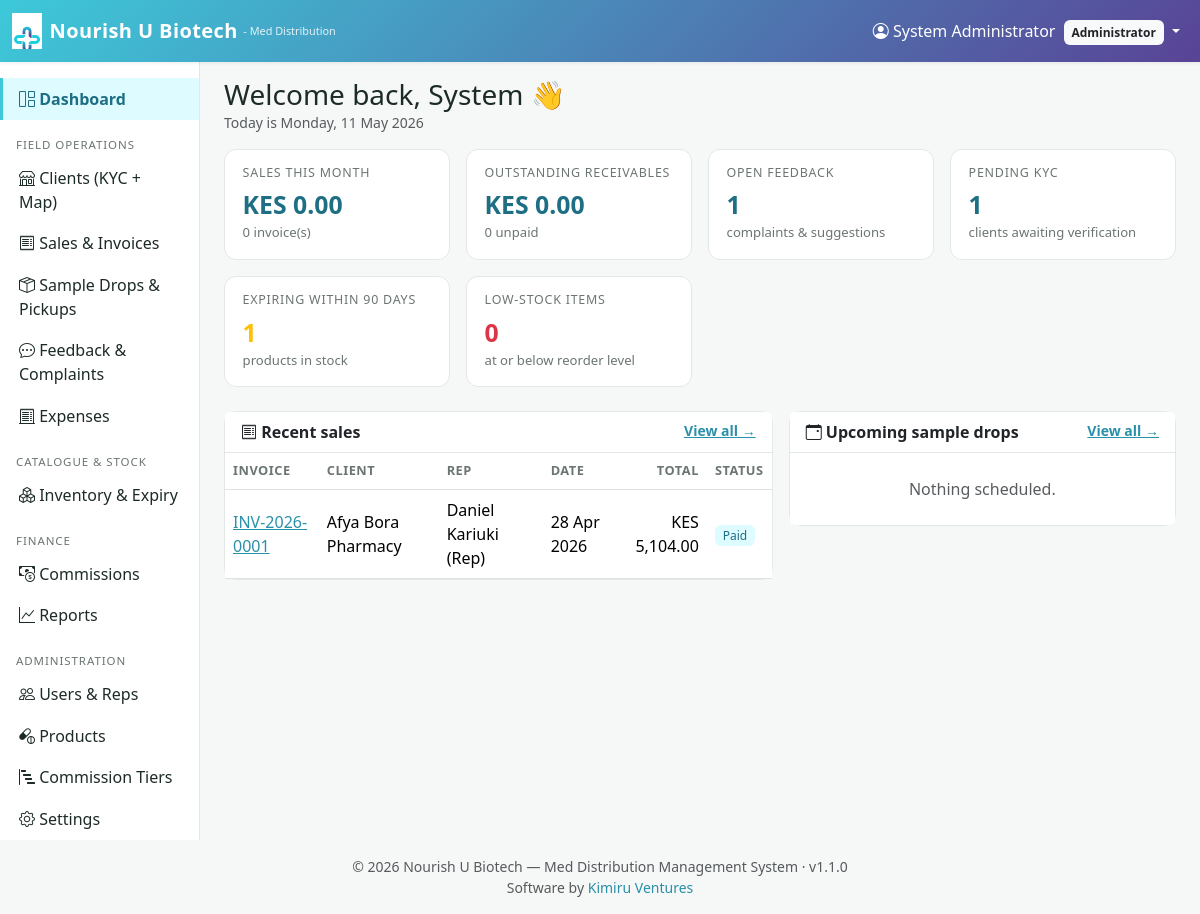
/dashboard.php (signed in), run on the app's committed database.
### tables this page shows
CREATE TABLE sales (
    id              INT UNSIGNED  AUTO_INCREMENT PRIMARY KEY,
    invoice_no      VARCHAR(40)   NOT NULL UNIQUE,
    client_id       INT UNSIGNED  NOT NULL,
    rep_id          INT UNSIGNED  NOT NULL,
    sale_date       DATE          NOT NULL,
    subtotal        DECIMAL(14,2) NOT NULL DEFAULT 0,
    tax_pct         DECIMAL(5,2)  NOT NULL DEFAULT 0,
    tax_amount      DECIMAL(14,2) NOT NULL DEFAULT 0,
    discount        DECIMAL(14,2) NOT NULL DEFAULT 0,
    total           DECIMAL(14,2) NOT NULL DEFAULT 0,
    payment_status  ENUM('unpaid','partial','paid') NOT NULL DEFAULT 'unpaid',
    paid_amount     DECIMAL(14,2) NOT NULL DEFAULT 0,
    payment_method  VARCHAR(40)   NULL,
    notes           TEXT          NULL,
    created_at      DATETIME      NOT NULL DEFAULT CURRENT_TIMESTAMP,
    updated_at      DATETIME      NOT NULL DEFAULT CURRENT_TIMESTAMP
                                  ON UPDATE CURRENT_TIMESTAMP,
    CONSTRAINT fk_sales_client FOREIGN KEY (client_id) REFERENCES clients(id),
    CONSTRAINT fk_sales_rep    FOREIGN KEY (rep_id)    REFERENCES users(id),
    INDEX idx_sales_date (sale_date),
    INDEX idx_sales_rep  (rep_id),
    INDEX idx_sales_pay  (payment_status),
    deleted_at    DATETIME      NULL,
    deleted_by    INT UNSIGNED  NULL,
    delete_reason VARCHAR(255)  NULL
);

CREATE TABLE clients (
    id              INT UNSIGNED  AUTO_INCREMENT PRIMARY KEY,
    name            VARCHAR(200)  NOT NULL,
    type            ENUM('pharmacy','clinic','hospital','wholesaler','other') NOT NULL DEFAULT 'pharmacy',
    license_no      VARCHAR(80)   NULL,
    kra_pin         VARCHAR(40)   NULL,
    contact_person  VARCHAR(160)  NULL,
    contact_role    VARCHAR(80)   NULL,
    phone           VARCHAR(40)   NULL,
    email           VARCHAR(160)  NULL,
    address          VARCHAR(255)  NULL,
    postal_address   VARCHAR(255)  NULL,
    region           VARCHAR(80)   NULL,
    city             VARCHAR(80)   NULL,
    lat              DECIMAL(10,7) NULL,
    lng              DECIMAL(10,7) NULL,
    kyc_status       ENUM('pending','verified','rejected') NOT NULL DEFAULT 'pending',
    kyc_notes        TEXT          NULL,
    rep_id           INT UNSIGNED  NULL COMMENT 'Primary rep assigned',
    credit_limit     DECIMAL(14,2) NOT NULL DEFAULT 0,
     
    directors          TEXT         NULL COMMENT 'One name per line',
    accountant_name    VARCHAR(160) NULL,
    accountant_phone   VARCHAR(40)  NULL,
    bank_name          VARCHAR(80)  NULL,
    bank_branch        VARCHAR(80)  NULL,
    payment_terms      VARCHAR(120) NULL,
    credit_period_days INT          NULL,
    trade_ref_1        TEXT         NULL,
    trade_ref_2        TEXT         NULL,
    trade_ref_3        TEXT         NULL,
    signed_name        VARCHAR(160) NULL,
    signed_position    VARCHAR(80)  NULL,
    signed_at          DATE         NULL,
    notes              TEXT         NULL,
    created_at      DATETIME      NOT NULL DEFAULT CURRENT_TIMESTAMP,
    updated_at      DATETIME      NOT NULL DEFAULT CURRENT_TIMESTAMP
                                  ON UPDATE CURRENT_TIMESTAMP,
    CONSTRAINT fk_clients_rep
        FOREIGN KEY (rep_id) REFERENCES users(id) ON DELETE SET NULL,
    INDEX idx_clients_kyc (kyc_status),
    INDEX idx_clients_rep (rep_id),
    deleted_at    DATETIME      NULL,
    deleted_by    INT UNSIGNED  NULL,
    delete_reason VARCHAR(255)  NULL
);

CREATE TABLE users (
    id            INT UNSIGNED   AUTO_INCREMENT PRIMARY KEY,
    name          VARCHAR(120)   NOT NULL,
    email         VARCHAR(160)   NOT NULL UNIQUE,
    phone         VARCHAR(40)    NULL,
    password_hash VARCHAR(255)   NOT NULL,
    role          ENUM('admin','rep','accountant') NOT NULL,
    status        ENUM('active','suspended')        NOT NULL DEFAULT 'active',
    last_login_at DATETIME       NULL,
    created_at    DATETIME       NOT NULL DEFAULT CURRENT_TIMESTAMP,
    updated_at    DATETIME       NOT NULL DEFAULT CURRENT_TIMESTAMP
                                ON UPDATE CURRENT_TIMESTAMP,
    INDEX idx_users_role (role),
    deleted_at    DATETIME      NULL,
    deleted_by    INT UNSIGNED  NULL,
    delete_reason VARCHAR(255)  NULL
);

### includes/auth.php (called while the page is built, shortened)
<?php
function current_user(): ?array {
    return $_SESSION['user'] ?? null;
}

### includes/functions.php (called while the page is built, shortened)
<?php
function e(?string $s): string {
    return htmlspecialchars($s ?? '', ENT_QUOTES | ENT_SUBSTITUTE, 'UTF-8');
}
function money($v): string {
    return APP_CURRENCY . ' ' . number_format((float)$v, 2);
}
function fdate(?string $d, string $fmt = 'd M Y'): string {
    return date($fmt, strtotime($d));
}
function url(string $path = ''): string {
    return BASE_URL . '/' . ltrim($path, '/');
}

### dashboard.php (the view, shortened to what this page needs)
<?php
require_once __DIR__ . '/config/config.php';
$u    = current_user();
$role = $u['role'];
$monthStart   = date('Y-m-01');
$nextMonth    = date('Y-m-01', strtotime('first day of next month'));
if ($role === 'rep') {
    $repFilter = ' AND rep_id = ' . (int)$u['id'];
} else {
    $repFilter = '';
}
$mSales = $pdo->query("SELECT COUNT(*) AS n, COALESCE(SUM(total),0) AS s
                         FROM sales WHERE sale_date >= '$monthStart' AND sale_date < '$nextMonth' $repFilter")->fetch();
$openInvoices = $pdo->query("SELECT COUNT(*) AS n, COALESCE(SUM(total - paid_amount),0) AS s
                              FROM sales WHERE payment_status <> 'paid' $repFilter")->fetch();
$openFeedback = $pdo->query("SELECT COUNT(*) AS n FROM feedback WHERE status IN ('open','in_progress')"
                            . ($role === 'rep' ? " AND rep_id = " . (int)$u['id'] : ''))->fetch();
$expiringSoon = $pdo->query("SELECT COUNT(*) AS n FROM products
                             WHERE status='active' AND expiry_date IS NOT NULL
                               AND expiry_date <= DATE_ADD(CURDATE(), INTERVAL 90 DAY)")->fetch();
$lowStock = $pdo->query("SELECT COUNT(*) AS n FROM products
                          WHERE status='active' AND stock_qty <= reorder_level")->fetch();
$pendingKyc = $pdo->query("SELECT COUNT(*) AS n FROM clients WHERE kyc_status='pending'"
                          . ($role === 'rep' ? " AND rep_id = " . (int)$u['id'] : ''))->fetch();
$upcomingDrops = $pdo->query("SELECT sd.*, c.name AS client, u.name AS rep
                                FROM sample_drops sd
                                JOIN clients c ON c.id = sd.client_id
                                JOIN users   u ON u.id = sd.rep_id
                               WHERE sd.status IN ('scheduled','dropped')
                                 AND sd.scheduled_date >= CURDATE()"
                              . ($role === 'rep' ? " AND sd.rep_id = " . (int)$u['id'] : '')
                              . " ORDER BY sd.scheduled_date ASC LIMIT 6")->fetchAll();
$recentSales = $pdo->query("SELECT s.*, c.name AS client, u.name AS rep
                              FROM sales s
                              JOIN clients c ON c.id = s.client_id
                              JOIN users   u ON u.id = s.rep_id"
                            . ($role === 'rep' ? " WHERE s.rep_id = " . (int)$u['id'] : '')
                            . " ORDER BY s.sale_date DESC, s.id DESC LIMIT 6")->fetchAll();
require __DIR__ . '/includes/header.php';
?>
<div class="d-flex justify-content-between align-items-center mb-3">
  <div>
    <h3 class="mb-0">Welcome back, <?= e(explode(' ', $u['name'])[0]) ?> 👋</h3>
    <div class="text-muted small">Today is <?= e(date('l, j F Y')) ?></div>
  </div>
</div>
<div class="row g-3 mb-4">
  <div class="col-md-3 col-6">
    <div class="metric">
      <h6>Sales this month</h6>
      <div class="v"><?= money($mSales['s']) ?></div>
      <div class="sub"><?= (int)$mSales['n'] ?> invoice(s)</div>
    </div>
  </div>
  <div class="col-md-3 col-6">
    <div class="metric">
      <h6>Outstanding receivables</h6>
      <div class="v"><?= money($openInvoices['s']) ?></div>
      <div class="sub"><?= (int)$openInvoices['n'] ?> unpaid</div>
    </div>
  </div>
  <div class="col-md-3 col-6">
    <div class="metric">
      <h6>Open feedback</h6>
      <div class="v"><?= (int)$openFeedback['n'] ?></div>
      <div class="sub">complaints &amp; suggestions</div>
    </div>
  </div>
  <div class="col-md-3 col-6">
    <div class="metric">
      <h6>Pending KYC</h6>
      <div class="v"><?= (int)$pendingKyc['n'] ?></div>
      <div class="sub">clients awaiting verification</div>
    </div>
  </div>
  <?php if (in_array($role, ['admin','accountant'], true)): ?>
  <div class="col-md-3 col-6">
    <div class="metric">
      <h6>Expiring within 90 days</h6>
      <div class="v text-warning"><?= (int)$expiringSoon['n'] ?></div>
      <div class="sub">products in stock</div>
    </div>
  </div>
  <div class="col-md-3 col-6">
    <div class="metric">
      <h6>Low-stock items</h6>
      <div class="v text-danger"><?= (int)$lowStock['n'] ?></div>
      <div class="sub">at or below reorder level</div>
    </div>
  </div>
  <?php endif; ?>
</div>
<div class="row g-3">
  <div class="col-lg-7">
    <div class="card">
      <div class="card-header d-flex justify-content-between">
        <span><i class="bi bi-receipt"></i> Recent sales</span>
        <a class="small" href="<?= url('sales/index.php') ?>">View all →</a>
      </div>
      <div class="table-responsive">
        <table class="table table-clean mb-0">
          <thead><tr><th>Invoice</th><th>Client</th><th>Rep</th><th>Date</th><th class="text-end">Total</th><th>Status</th></tr></thead>
          <tbody>
            <?php if (!$recentSales): ?>
              <tr><td colspan="6" class="text-center text-muted py-4">No sales yet.</td></tr>
            <?php else: foreach ($recentSales as $s): ?>
              <tr>
                <td><a href="<?= url('sales/view.php?id=' . (int)$s['id']) ?>"><?= e($s['invoice_no']) ?></a></td>
                <td><?= e($s['client']) ?></td>
                <td><?= e($s['rep']) ?></td>
                <td><?= e(fdate($s['sale_date'])) ?></td>
                <td class="text-end"><?= money($s['total']) ?></td>
                <td>
                  <?php $cls = ['unpaid'=>'badge-danger','partial'=>'badge-warning','paid'=>'badge-soft'][$s['payment_status']] ?? 'badge-secondary'; ?>
                  <span class="badge <?= $cls ?>"><?= e(ucfirst($s['payment_status'])) ?></span>
                </td>
              </tr>
            <?php endforeach; endif; ?>
          </tbody>
        </table>
      </div>
    </div>
  </div>
  <div class="col-lg-5">
    <div class="card">
      <div class="card-header d-flex justify-content-between">
        <span><i class="bi bi-calendar-event"></i> Upcoming sample drops</span>
        <a class="small" href="<?= url('samples/index.php') ?>">View all →</a>
      </div>
      <ul class="list-group list-group-flush">
        <?php if (!$upcomingDrops): ?>
          <li class="list-group-item text-center text-muted py-4">Nothing scheduled.</li>
        <?php else: foreach ($upcomingDrops as $d): ?>
          <li class="list-group-item d-flex justify-content-between">
            <div>
              <div class="fw-semibold"><?= e($d['client']) ?></div>
              <div class="small text-muted">Rep: <?= e($d['rep']) ?> · <?= e(ucfirst($d['status'])) ?></div>
            </div>
            <div class="text-end small">
              <?= e(fdate($d['scheduled_date'])) ?>
            </div>
          </li>
        <?php endforeach; endif; ?>
      </ul>
    </div>
  </div>
</div>
<?php require __DIR__ . '/includes/footer.php'; ?>

### assets/css/style.css (style rules this page uses)
:root { --nu-primary: #2a8fa8; --nu-primary-d: #1e6e84; --nu-cyan: #3dc9d9; --nu-purple: #594396; --nu-purple-d: #3f2f6c; --nu-accent: #f4a300; --nu-bg: #f6f8f7; --nu-text: #1d2b27; --nu-muted: #6b7572; --nu-card: #ffffff; --nu-border: #e3e8e6; --nu-grad: linear-gradient(135deg, var(--nu-cyan) 0%, var(--nu-purple) 100%); }
body { background: var(--nu-bg); color: var(--nu-text); font-family: 'Segoe UI', Roboto, system-ui, sans-serif; }
a { color: var(--nu-primary); }
.card { border: 1px solid var(--nu-border); border-radius: 12px; }
.card .card-header { background: #fff; border-bottom: 1px solid var(--nu-border); font-weight: 600; }
.metric { background: #fff; border: 1px solid var(--nu-border); border-radius: 12px; padding: 1rem 1.1rem; }
.metric h6 { color: var(--nu-muted); font-size: .78rem; text-transform: uppercase; letter-spacing: .06em; margin: 0 0 .35rem; }
.metric .v { font-size: 1.55rem; font-weight: 700; color: var(--nu-primary-d); }
.metric .sub { font-size: .82rem; color: var(--nu-muted); }
.badge-soft { background:#defbff; color:var(--nu-primary-d); font-weight:500; }
table.table-clean th { font-size: .8rem; color: var(--nu-muted); text-transform: uppercase; letter-spacing: .04em; }
table.table-clean td { vertical-align: middle; }
.table-responsive { -webkit-overflow-scrolling: touch; }

### data on the page
sales: invoice_no "INV-2026-0001", client.name "Afya Bora Pharmacy", rep.name "Daniel Kariuki (Rep)", sale_date "28 Apr 2026", total "KES 5,104.00", payment_status "Paid"

### other printed values
$u['name'] "System Administrator"
role_label($u['role']) "Administrator"
explode(' ', $u['name'])[0] "System"
money($mSales['s']) "KES 0.00"
$mSales['n'] "0"
money($openInvoices['s']) "KES 0.00"
$openInvoices['n'] "0"
$openFeedback['n'] "1"
$pendingKyc['n'] "1"
$expiringSoon['n'] "1"
$lowStock['n'] "0"
APP_NAME "Nourish U Biotech"
APP_TAGLINE "Med Distribution Management System"
APP_VERSION "1.1.0"
